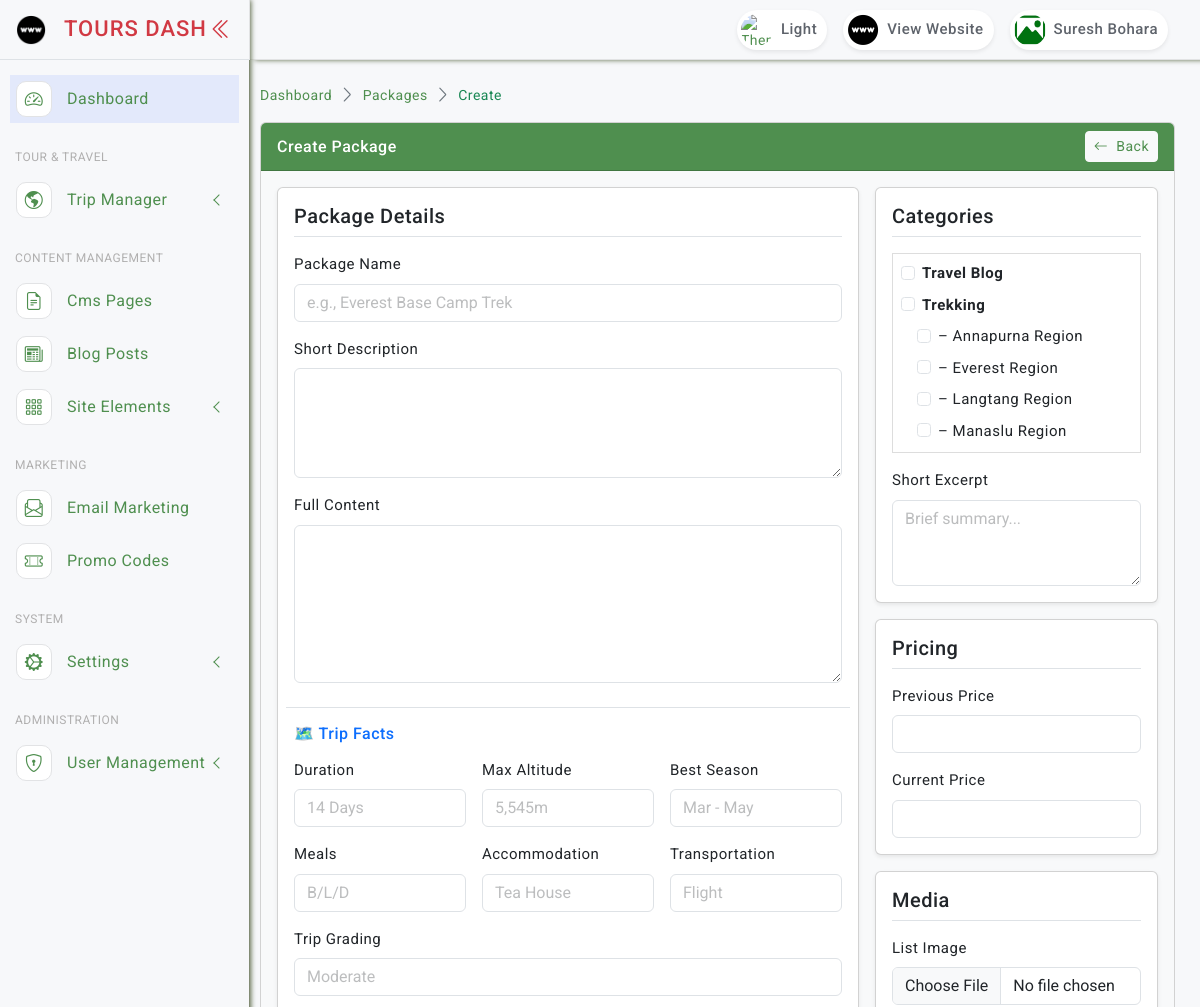
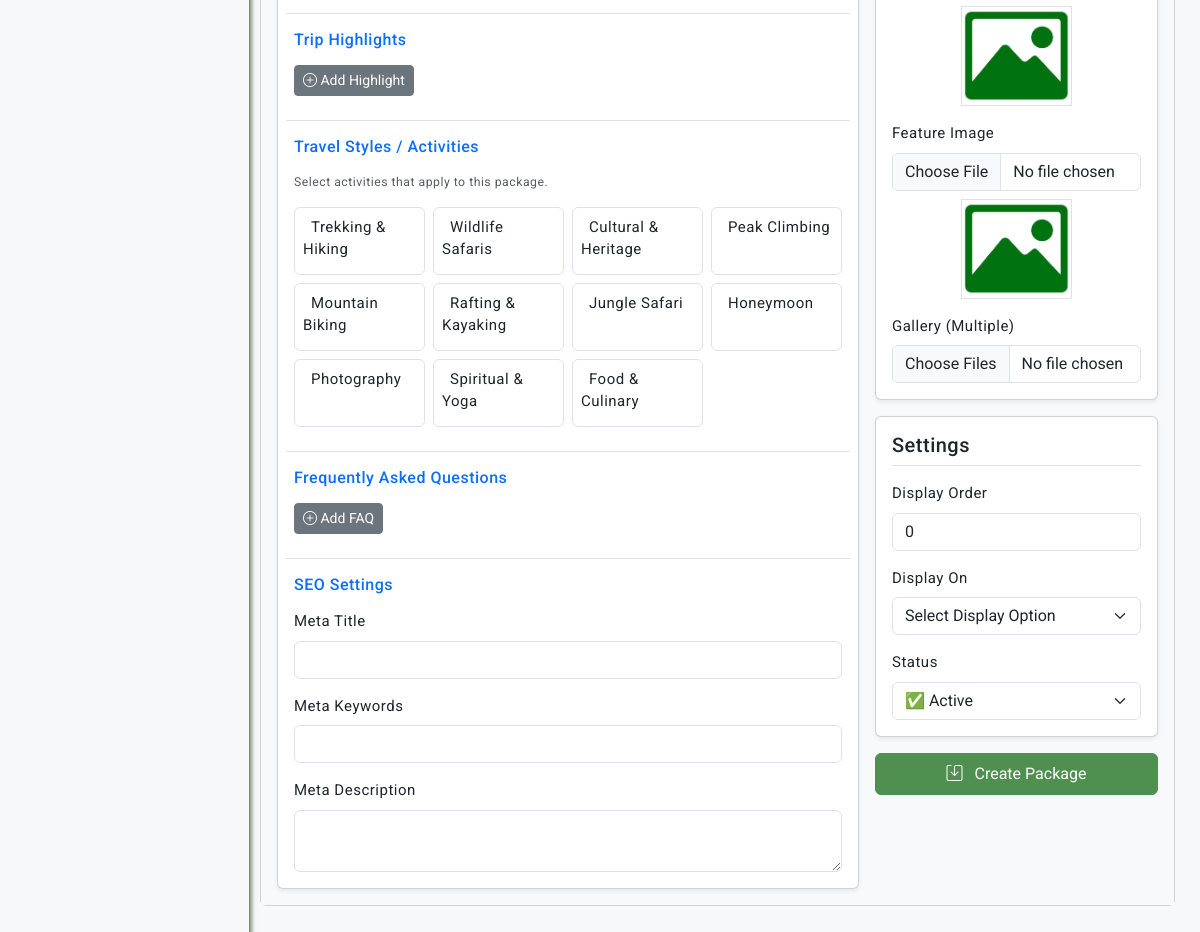
The app's page /packages/create/ (signed in) with its own data (2 pictures, top to bottom).
### accounts/models.py (models this page shows, shortened)
class AdminUser(AbstractBaseUser, PermissionsMixin):
    name = models.CharField(max_length=255)
    email = models.EmailField(unique=True)
    mobile = models.CharField(max_length=20, blank=True, null=True)
    address = models.TextField(blank=True, null=True)
    gender = models.CharField(max_length=20, blank=True, null=True)
    details = models.TextField(blank=True, null=True)
    image = models.ImageField(upload_to='admin_profiles/', null=True, blank=True, default='noimage.png')
    status = models.BooleanField(default=True)
    last_login_at = models.DateTimeField(null=True, blank=True)
    created_at = models.DateTimeField(auto_now_add=True)
    updated_at = models.DateTimeField(auto_now=True)
    is_active = models.BooleanField(default=True)
    is_staff = models.BooleanField(default=False)
    objects = AdminUserManager()
    USERNAME_FIELD = 'email'
    REQUIRED_FIELDS = ['name']
    @property
    def image_url(self):
        if self.image and str(self.image) != 'noimage.png':
            return self.image.url
        return '/static/asset/images/noimage.png'

### categories/models.py (models this page shows, shortened)
class Category(models.Model):
    parent = models.ForeignKey('self', on_delete=models.SET_NULL, null=True, blank=True, related_name='children')
    name = models.CharField(max_length=255)
    slug = models.SlugField(max_length=255, unique=True, blank=True) # blank=True राख्नुहोस् ताकि form मा नलेख्दा पनि error नआओस्
    excerpt = models.TextField(blank=True, null=True)
    description = models.TextField(blank=True, null=True)
    image = models.ImageField(upload_to='categories/', blank=True, null=True)
    font_icon = models.CharField(max_length=100, blank=True, null=True)
    order_level = models.IntegerField(default=0)
    display_on = models.CharField(max_length=100, default='default')
    meta_keywords = models.CharField(max_length=255, blank=True, null=True)
    meta_description = models.TextField(blank=True, null=True)
    status = models.BooleanField(default=True)
    created_by = models.ForeignKey(settings.AUTH_USER_MODEL, on_delete=models.SET_NULL, null=True, blank=True, related_name='created_categories')
    updated_by = models.ForeignKey(settings.AUTH_USER_MODEL, on_delete=models.SET_NULL, null=True, blank=True, related_name='updated_categories')
    created_at = models.DateTimeField(auto_now_add=True)
    updated_at = models.DateTimeField(auto_now=True)
    objects = CategoryManager()
    class Meta:
        ordering = ['order_level', 'name']

### packages/views.py (the view, shortened to what this page needs)
# urls.py: path('create/', views.package_create, name='package_create'),
@login_required
def package_create(request):
    categories = Category.objects.filter(parent__isnull=True).prefetch_related('children').order_by('order_level')
    return render(request, 'admin/packages/form.html', {
        'form': PackageForm(),
        'categories': categories,
        'activities': settings.TRAVEL_ACTIVITIES
    })

### templates/admin/packages/form.html (shortened to what this page needs)
{% extends "layouts/base.html" %}
{% load static %}
{% block content %}
<div class="page-breadcrumb d-none d-sm-flex align-items-center mb-3">
    <nav aria-label="breadcrumb">
        <ol class="breadcrumb mb-0 p-0">
            <li class="breadcrumb-item"><a href="{% url 'core:dashboard' %}">Dashboard</a></li>
            <li class="breadcrumb-item"><a href="{% url 'packages:package_list' %}">Packages</a></li>
            <li class="breadcrumb-item active">{% if item %}Edit{% else %}Create{% endif %}</li>
        </ol>
    </nav>
</div>
<div class="card mb-4">
    <div class="card-header bg-custom text-white d-flex align-items-center justify-content-between py-2">
        <h6 class="mb-0">{% if item %}Update{% else %}Create{% endif %} Package</h6>
        <a href="{% url 'packages:package_list' %}" class="btn btn-light btn-sm"><i class="bi bi-arrow-left me-1"></i> Back</a>
    </div>
    <div class="card-body bg-light p-3">
        <form id="packageForm" method="POST" enctype="multipart/form-data" action="{% if item %}{% url 'packages:package_update' item.id %}{% else %}{% url 'packages:package_create' %}{% endif %}">
            <div class="row g-3">
                <div class="col-lg-8">
                    <div class="card shadow-sm h-100">
                        <div class="card-body">
                            <h5 class="card-title mb-3 border-bottom pb-2">Package Details</h5>
                            <div class="row g-3">
                                <div class="col-12"><label class="form-label">Package Name</label>{{ form.name }}</div>
                                <div class="col-12"><label class="form-label">Short Description</label>{{ form.description }}</div>
                                <div class="col-12"><label class="form-label">Full Content</label>{{ form.content }}</div>
                                <div class="col-12 mt-4 pt-3 border-top">
                                    <h6 class="mb-3 text-primary">🗺️ Trip Facts</h6>
                                    <div class="row g-3">
                                        <div class="col-md-4"><label class="form-label">Duration</label>{{ form.duration }}</div>
                                        <div class="col-md-4"><label class="form-label">Max Altitude</label>{{ form.max_altitude }}</div>
                                        <div class="col-md-4"><label class="form-label">Best Season</label>{{ form.best_season }}</div>
                                        <div class="col-md-4"><label class="form-label">Meals</label>{{ form.meals }}</div>
                                        <div class="col-md-4"><label class="form-label">Accommodation</label>{{ form.accommodation }}</div>
                                        <div class="col-md-4"><label class="form-label">Transportation</label>{{ form.transportation }}</div>
                                        <div class="col-12"><label class="form-label">Trip Grading</label>{{ form.trip_grading }}</div>
                                    </div>
                                </div>
                                <div class="col-12 mt-4 pt-3 border-top">
                                    <h6 class="mb-3 text-primary"> Trip Highlights</h6>
                                    <button type="button" class="btn btn-secondary btn-sm addFeatures"><i class="bi bi-plus-circle"></i> Add Highlight</button>
                                </div>
                                <div class="col-12 mt-4 pt-3 border-top">
                                    <h6 class="mb-3 text-primary"> Travel Styles / Activities</h6>
                                    <p class="text-muted small mb-3">Select activities that apply to this package.</p>
                                    <div class="row g-2">
                                        {% for activity in activities %}
                                            <div class="col-lg-3 col-md-4 col-sm-6">
                                                <label class="activity-card border rounded p-2 d-block">
                                                    <span class="ms-2">{{ activity }}</span>
                                                </label>
                                            </div>
                                        {% endfor %}
                                    </div>
                                </div>
                                <div class="col-12 mt-4 pt-3 border-top">
                                    <h6 class="mb-3 text-primary"> Frequently Asked Questions</h6>
                                    <button type="button" class="btn btn-secondary btn-sm addFaqs"><i class="bi bi-plus-circle"></i> Add FAQ</button>
                                </div>
                                <div class="col-12 mt-4 pt-3 border-top">
                                    <h6 class="mb-3 text-primary"> SEO Settings</h6>
                                    <div class="row g-3">
                                        <div class="col-12"><label class="form-label">Meta Title</label>{{ form.meta_title }}</div>
                                        <div class="col-12"><label class="form-label">Meta Keywords</label>{{ form.meta_keywords }}</div>
                                        <div class="col-12"><label class="form-label">Meta Description</label>{{ form.meta_description }}</div>
                                    </div>
                                </div>
                            </div>
                        </div>
                    </div>
                </div>
                <div class="col-lg-4">
                    <div class="card shadow-sm mb-3">
                        <div class="card-body">
                            <h5 class="card-title mb-3 border-bottom pb-2"> Categories</h5>
                            <div class="scrollable-container mb-3 p-2" style="max-height: 200px; overflow-y: auto;">
                                {% for category in categories %}
                                    <div class="form-check mb-1">
                                        <input type="checkbox" class="form-check-input" name="categories" id="cat-{{ category.id }}" value="{{ category.id }}" {% if item and category in item.categories.all %}checked{% endif %}>
                                        <label class="form-check-label fw-bold" for="cat-{{ category.id }}">{{ category.name }}</label>
                                    </div>
                                    {% for subCat in category.children.all %}
                                        <div class="form-check ms-3 mb-1">
                                            <input type="checkbox" class="form-check-input" name="categories" id="subcat-{{ subCat.id }}" value="{{ subCat.id }}" {% if item and subCat in item.categories.all %}checked{% endif %}>
                                            <label class="form-check-label" for="subcat-{{ subCat.id }}">– {{ subCat.name }}</label>
                                        </div>
                                    {% endfor %}
                                {% endfor %}
                            </div>
                            <div class="col-12"><label class="form-label">Short Excerpt</label>{{ form.excerpt }}</div>
                        </div>
                    </div>
                    <div class="card shadow-sm mb-3">
                        <div class="card-body">
                            <h5 class="card-title mb-3 border-bottom pb-2"> Pricing</h5>
                            <div class="row g-3">
                                <div class="col-12"><label class="form-label">Previous Price</label>{{ form.trip_previous_price }}</div>
                                <div class="col-12"><label class="form-label">Current Price</label>{{ form.trip_price }}</div>
                            </div>
                        </div>
                    </div>
                    <div class="card shadow-sm mb-3">
                        <div class="card-body">
                            <h5 class="card-title mb-3 border-bottom pb-2"> Media</h5>
                            <div class="row g-3">
                                <div class="col-12">
                                    <label class="form-label">List Image</label>
                                    {{ form.image }}
                                    <div class="text-center mt-2">
                                        <img src="{% if item and item.image_url %}{{ item.image_url }}{% else %}{% static 'asset/images/noimage.png' %}{% endif %}" class="img-fluid border" id="imagePreview" style="max-height: 100px;">
                                    </div>
                                </div>
                                <div class="col-12">
                                    <label class="form-label">Feature Image</label>
                                    {{ form.feature_image }}
                                    <div class="text-center mt-2">
                                        <img src="{% if item and item.feature_image_url %}{{ item.feature_image_url }}{% else %}{% static 'asset/images/noimage.png' %}{% endif %}" class="img-fluid border" id="featureImagePreview" style="max-height: 100px;">
                                    </div>
                                </div>
                                <div class="col-12">
                                    <label class="form-label">Gallery (Multiple)</label>
                                    <input type="file" class="form-control" name="gallery" multiple accept="image/*">
                                </div>
                            </div>
                        </div>
                    </div>
                    <div class="card shadow-sm mb-3">
                        <div class="card-body">
                            <h5 class="card-title mb-3 border-bottom pb-2"> Settings</h5>
                            <div class="row g-3">
                                <div class="col-12"><label class="form-label">Display Order</label>{{ form.order_level }}</div>
                                <div class="col-12"><label class="form-label">Display On</label>{{ form.display_on }}</div>
                                <div class="col-12"><label class="form-label">Status</label>{{ form.status }}</div>
                            </div>
                        </div>
                    </div>
                    <button type="submit" class="btn btn-primary w-100 py-2" id="submitBtn">
                        <i class="bi bi-save me-2"></i> {% if item %}Update{% else %}Create{% endif %} Package
                    </button>
                </div>
            </div>
        </form>
    </div>
</div>
{% endblock %}

### templates/includes/admin/header.html (shortened to what this page needs)
{% load static %}
<header class="top-header">
    <nav class="navbar navbar-expand">
        <div class="top-navbar-right ms-3 ms-auto">
            <ul class="navbar-nav align-items-center">
                <li class="nav-item">
                    <a id="darkModeButton" class="nav-link" href="javascript:void(0);" aria-label="Toggle Dark Mode">
                        <div class="user-setting d-flex align-items-center gap-1">
                            <img id="moonIcon" src="{% static 'asset/images/moon_light.png' %}" class="user-img" alt="Theme">
                            <div class="user-name d-none d-sm-block">Light</div>
                        </div>
                    </a>
                </li>
                <li class="nav-item">
                    <a class="nav-link" href="/" target="_blank">
                        <div class="user-setting d-flex align-items-center gap-1">
                            <img src="{% static 'asset/images/website.png' %}" class="user-img" alt="Website">
                            <div class="user-name d-none d-sm-block">View Website</div>
                        </div>
                    </a>
                </li>
                <li class="nav-item dropdown dropdown-large">
                    <a class="nav-link dropdown-toggle dropdown-toggle-nocaret" href="#" data-bs-toggle="dropdown" aria-expanded="false">
                        <div class="user-setting d-flex align-items-center gap-1">
                            <img src="{{ request.user.image_url }}" class="user-img" alt="User">
                            <div class="user-name d-none d-sm-block">{{ request.user.name|default:"Admin" }}</div>
                        </div>
                    </a>
                </li>
            </ul>
        </div>
    </nav>
</header>

### records on screen
AdminUser: user.image_url (placeholder picture), user.name "Suresh Bohara"
Category: name "Travel Blog"
Category: name "Trekking"
Category: name "Annapurna Region"
Category: name "Everest Region"
Category: name "Langtang Region"
Category: name "Manaslu Region"

### other values on screen
{{ activity }} "Trekking & Hiking" "Wildlife Safaris" "Cultural & Heritage" "Peak Climbing" "Mountain Biking" "Rafting & Kayaking" "Jungle Safari" "Honeymoon" "Photography" "Spiritual & Yoga" "Food & Culinary"
